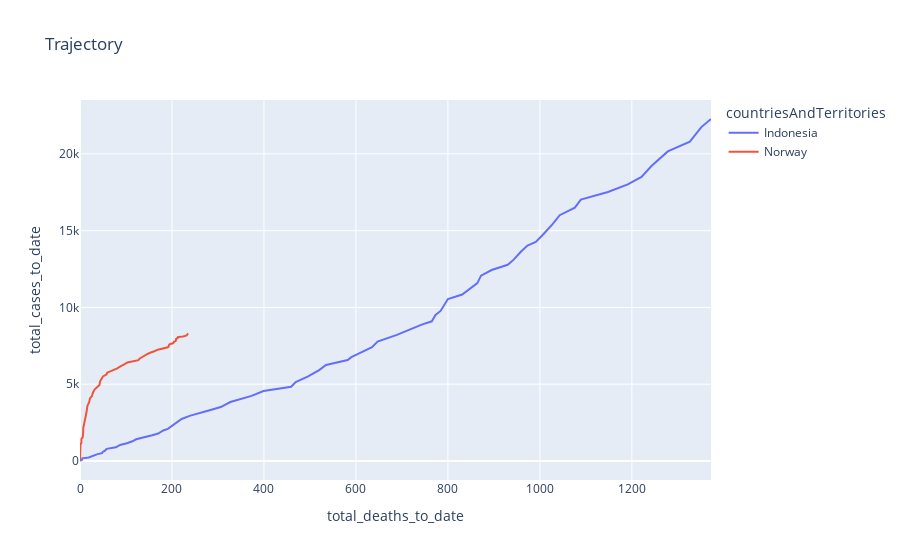

Notebook cell for this chart:
### Code cell
import plotly.express as px

fig3 =  px.line(dfcovid[(dfcovid['countriesAndTerritories'] == 'Indonesia') | 
                        (dfcovid['countriesAndTerritories'] == 'Norway') ], x='total_deaths_to_date', y='total_cases_to_date', title='Trajectory', color='countriesAndTerritories')
fig3.show()

### Figure 1 — Plotly figure (JSON) as saved in the notebook; plotly's stock layout.template omitted (floating-point values rounded to 4 significant figures; data arrays with more than 128 entries replaced by an {"elided": "..."} marker saying what was removed)
{"data": [{"hovertemplate": "countriesAndTerritories=Indonesia<br>total_deaths_to_date=%{x}<br>total_cases_to_date=%{y}<extra></extra>", "legendgroup": "Indonesia", "line": {"color": "#636efa", "dash": "solid"}, "mode": "lines", "name": "Indonesia", "showlegend": true, "type": "scatter", "x": {"elided": "140 int values"}, "xaxis": "x", "y": {"elided": "140 int values"}, "yaxis": "y"}, {"hovertemplate": "countriesAndTerritories=Norway<br>total_deaths_to_date=%{x}<br>total_cases_to_date=%{y}<extra></extra>", "legendgroup": "Norway", "line": {"color": "#EF553B", "dash": "solid"}, "mode": "lines", "name": "Norway", "showlegend": true, "type": "scatter", "x": {"elided": "147 int values"}, "xaxis": "x", "y": {"elided": "147 int values"}, "yaxis": "y"}], "layout": {"legend": {"title": {"text": "countriesAndTerritories"}, "tracegroupgap": 0}, "title": {"text": "Trajectory"}, "xaxis": {"anchor": "y", "domain": [0, 1], "title": {"text": "total_deaths_to_date"}}, "yaxis": {"anchor": "x", "domain": [0, 1], "title": {"text": "total_cases_to_date"}}}}
